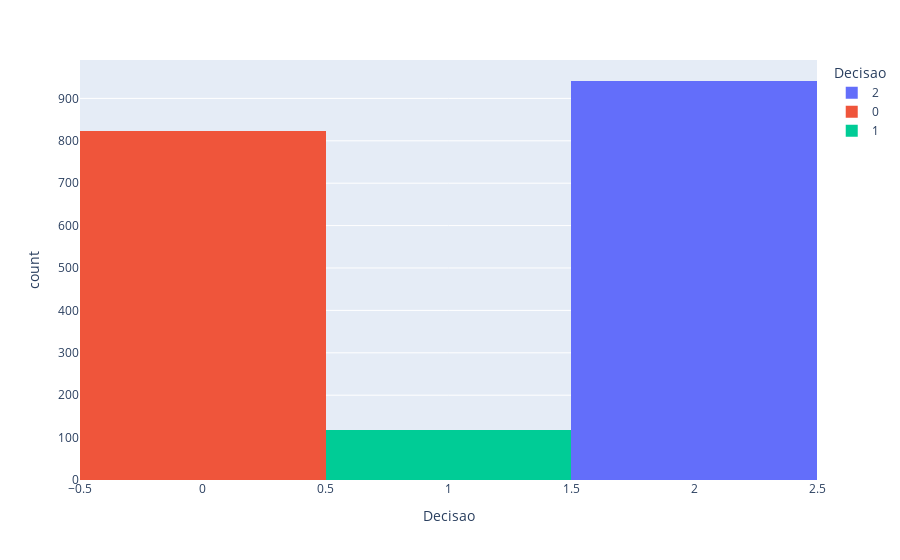

Write notebook code for a chart like this one.
### Code cell
fig = px.histogram(base_dados, x="Decisao", color="Decisao")
fig.show()

### Figure 1 — Plotly figure (JSON) as saved in the notebook; plotly's stock layout.template omitted (floating-point values rounded to 4 significant figures; data arrays with more than 128 entries replaced by an {"elided": "..."} marker saying what was removed)
{"data": [{"alignmentgroup": "True", "bingroup": "x", "hovertemplate": "Decisao=%{x}<br>count=%{y}<extra></extra>", "legendgroup": "2", "marker": {"color": "#636efa", "pattern": {"shape": ""}}, "name": "2", "offsetgroup": "2", "orientation": "v", "showlegend": true, "type": "histogram", "x": {"elided": "941 int values"}, "xaxis": "x", "yaxis": "y"}, {"alignmentgroup": "True", "bingroup": "x", "hovertemplate": "Decisao=%{x}<br>count=%{y}<extra></extra>", "legendgroup": "0", "marker": {"color": "#EF553B", "pattern": {"shape": ""}}, "name": "0", "offsetgroup": "0", "orientation": "v", "showlegend": true, "type": "histogram", "x": {"elided": "823 int values"}, "xaxis": "x", "yaxis": "y"}, {"alignmentgroup": "True", "bingroup": "x", "hovertemplate": "Decisao=%{x}<br>count=%{y}<extra></extra>", "legendgroup": "1", "marker": {"color": "#00cc96", "pattern": {"shape": ""}}, "name": "1", "offsetgroup": "1", "orientation": "v", "showlegend": true, "type": "histogram", "x": [1, 1, 1, 1, 1, 1, 1, 1, 1, 1, 1, 1, 1, 1, 1, 1, 1, 1, 1, 1, 1, 1, 1, 1, 1, 1, 1, 1, 1, 1, 1, 1, 1, 1, 1, 1, 1, 1, 1, 1, 1, 1, 1, 1, 1, 1, 1, 1, 1, 1, 1, 1, 1, 1, 1, 1, 1, 1, 1, 1, 1, 1, 1, 1, 1, 1, 1, 1, 1, 1, 1, 1, 1, 1, 1, 1, 1, 1, 1, 1, 1, 1, 1, 1, 1, 1, 1, 1, 1, 1, 1, 1, 1, 1, 1, 1, 1, 1, 1, 1, 1, 1, 1, 1, 1, 1, 1, 1, 1, 1, 1, 1, 1, 1, 1, 1, 1, 1], "xaxis": "x", "yaxis": "y"}], "layout": {"barmode": "relative", "legend": {"title": {"text": "Decisao"}, "tracegroupgap": 0}, "margin": {"t": 60}, "xaxis": {"anchor": "y", "categoryarray": [2, 0, 1], "categoryorder": "array", "domain": [0, 1], "title": {"text": "Decisao"}}, "yaxis": {"anchor": "x", "domain": [0, 1], "title": {"text": "count"}}}}
